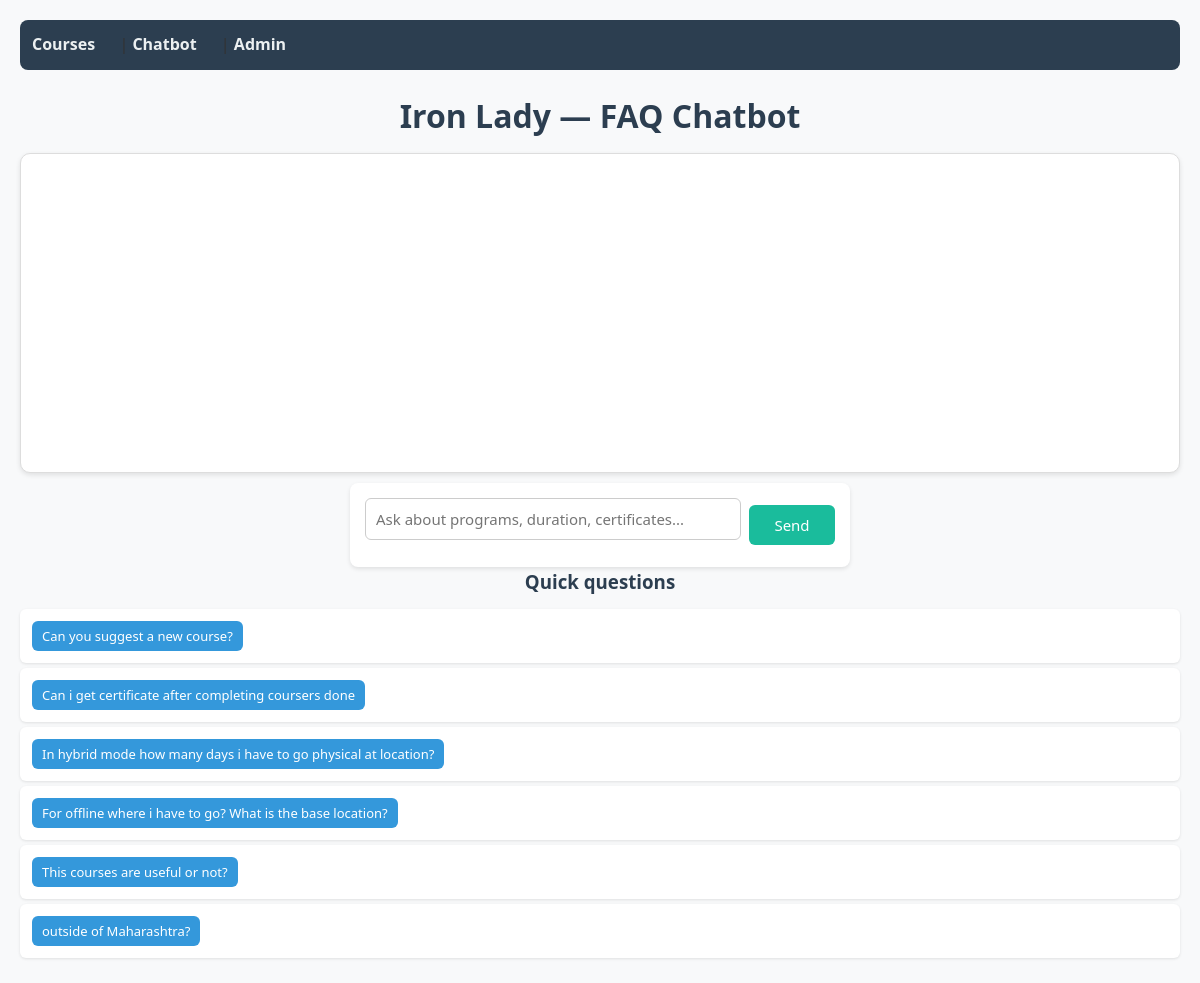
Page /chatbot/ on the committed database.
### chatbot/models.py (models this page shows, shortened)
class FAQ(models.Model):
    question = models.CharField(max_length=500)
    answer = models.TextField()
    keywords = models.CharField(max_length=300, blank=True)
    created_at = models.DateTimeField(auto_now_add=True)

### chatbot/views.py (the view)
# urls.py: path('', views.chat_page, name='chat-page'),
def chat_page(request):
    top_faqs = FAQ.objects.all()[:8]
    return render(request, 'chatbot/chat.html', {'faqs': top_faqs})

### templates/chatbot/chat.html (shortened to what this page needs)
{% extends "base.html" %}
{% block content %}
  <h1>Iron Lady — FAQ Chatbot</h1>
  <div id="chat-window" style="border:1px solid #ddd;padding:12px;height:320px;overflow:auto;">
  </div>
  <form id="chat-form">
    <input id="question" placeholder="Ask about programs, duration, certificates..." style="width:70%;" />
    <button type="submit">Send</button>
  </form>
  <h3>Quick questions</h3>
  <ul id="faq-list">
    {% for f in faqs %}
      <li><button class="quick-q" data-q="{{ f.question }}">{{ f.question }}</button></li>
    {% endfor %}
  </ul>
{% endblock %}

### templates/base.html (shortened to what this page needs)
<!doctype html>
<html>
<head>
  {% load static %}
  <link rel="stylesheet" href="{% static 'styles.css' %}">
</head>
<body>
  <nav>
    <a href="{% url 'courses:course-list' %}">Courses</a> |
    <a href="{% url 'chatbot:chat-page' %}">Chatbot</a> |
    <a href="/admin/">Admin</a>
  </nav>
  <main>
    {% block content %}{% endblock %}
  </main>
</body>
</html>

### static/styles.css (style rules this page uses)
* { margin: 0; padding: 0; box-sizing: border-box; font-family: "Segoe UI", Tahoma, Geneva, Verdana, sans-serif; }
body { background: #f8f9fa; color: #333; padding: 20px; line-height: 1.6; }
nav { background: #2c3e50; padding: 12px; border-radius: 8px; margin-bottom: 20px; }
nav a { color: #ecf0f1; margin-right: 20px; text-decoration: none; font-weight: bold; transition: color 0.3s ease; }
h1, h2, h3 { justify-self: anchor-center; margin-bottom: 12px; color: #2c3e50; }
a { color: #1abc9c; text-decoration: none; }
button, .btn { padding: 8px 14px; background: #1abc9c; color: white; border: none; border-radius: 6px; cursor: pointer; transition: background 0.3s; }
form { margin: auto; width: 70%; padding: 15px; background: white; border-radius: 8px; box-shadow: 0px 2px 4px rgba(0,0,0,0.1); max-width: 500px; }
form input, form textarea, form select { width: 100%; padding: 8px; margin-bottom: 12px; border: 1px solid #ccc; border-radius: 6px; }
form button { width: 100%; font-size: 15px; }
ul { list-style: none; margin-top: 10px; }
ul li { background: white; margin-bottom: 10px; padding: 12px; border-radius: 6px; box-shadow: 0px 1px 3px rgba(0,0,0,0.1); }
#chat-window { border: 2px solid #1abc9c; border-radius: 10px; padding: 12px; height: 350px; background: white; overflow-y: auto; margin-bottom: 10px; box-shadow: 0px 2px 5px rgba(0,0,0,0.1); }
#chat-form { display: flex; gap: 8px; margin-top: 5px; align-items: center; }
#chat-form input { flex: 1; min-width: 80%; padding: 10px; font-size: 15px; border: 1px solid #ccc; border-radius: 6px; }
#chat-form button { padding: 10px 18px; font-size: 15px; border-radius: 6px; }
#faq-list { margin-top: 10px; }
#faq-list li { margin-bottom: 5px; }
#faq-list button { background: #3498db; font-size: 13px; padding: 6px 10px; }

### rows in the picture
FAQ: question "Can you suggest a new course?"
FAQ: question "Can i get certificate after completing coursers done"
FAQ: question "In hybrid mode how many days i have to go physical at location?"
FAQ: question "For offline where i have to go? What is the base location?"
FAQ: question "This courses are useful or not?"
FAQ: question "outside of Maharashtra?"
